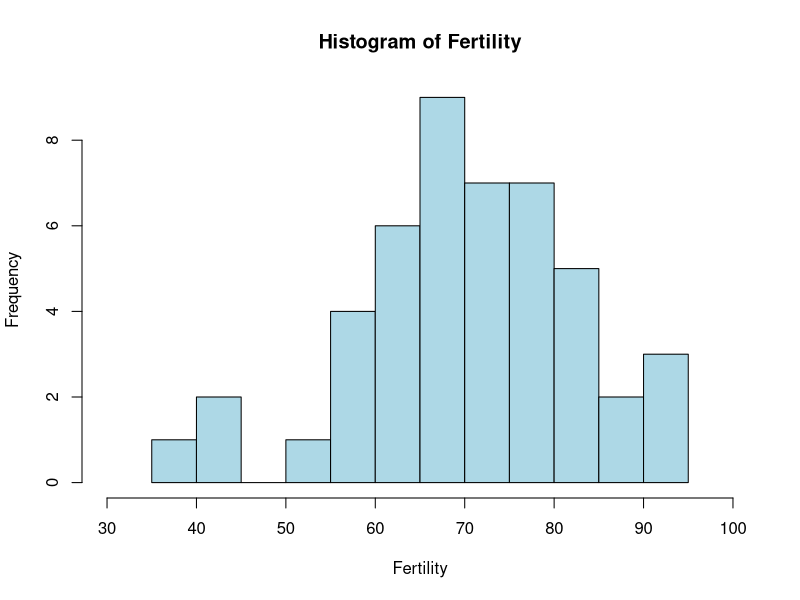
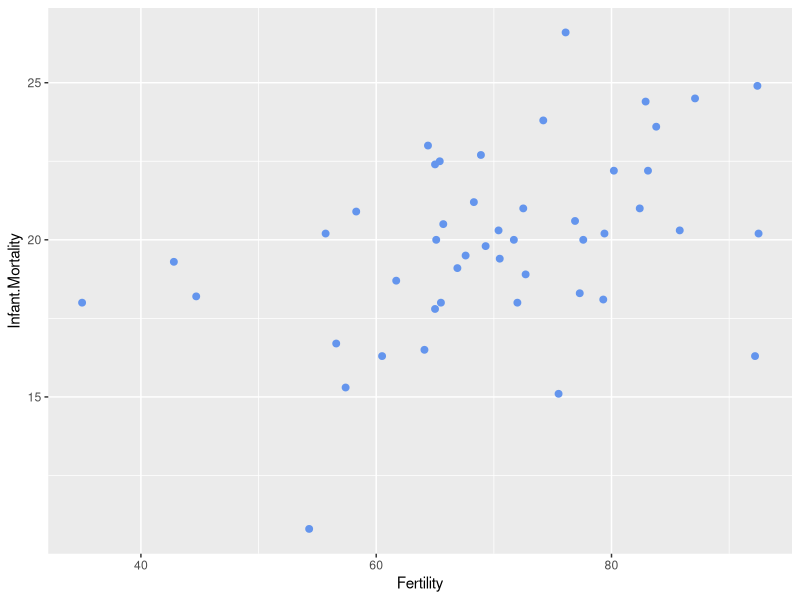
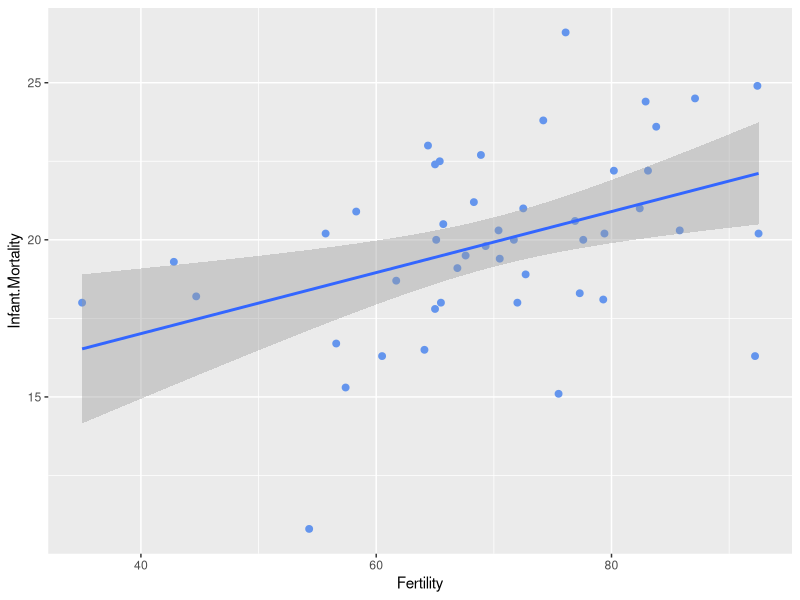

The R source for these figures, in order:
rm(list = ls())

library(tidyverse)
data(swiss)


#OPPGAVE 1a: Kalkuler gjennomsnitt, median, og standardavviket til "Fertility"
mean(swiss$Fertility)
median(swiss$Fertility)
sd(swiss$Fertility)

#OPPGAVE 1b: Vis fordelingen av observasjonsverdier til "Fertility" (hint: histogram)

hist(swiss$Fertility, main="Histogram of Fertility", xlab="Fertility", col="lightblue", border="black", breaks = 20, xlim = c(30,100))

#OPPGAVE 1c: Lag et scatterplot med "Fertility" på x-aksen og en valgfri* variabel
#på y-aksen. Kan du innhente noe informasjon fra denne grafiske fremstillingen?
# *(Ikke velg "Education")

swiss %>%
  ggplot(aes(x=Fertility, y= Infant.Mortality))+
  geom_point(size = 2, color ="cornflowerblue")

# Ser ut som at høyere fertilitetsrate betyr at man har høyere barnedødlighet

#####################################################################################


#OPPGAVE 2a: Undersøk forholdet (korrelasjonen) mellom "Fertility" og "Education"
# Forklar kort hva resultatene betyr, hvor mye av variasjonen i "Fertility" som kan
#bli forklart av "Education" (r^2), og hvilke konklusjoner som kan bli trukket
r<-cor(swiss$Fertility, swiss$Education)
cor.test(swiss$Fertility, swiss$Education)
r
r_2<- r^2
r_2
#Koeffisienten av determinasjon r^2 er ca. 0.44. Dette betyr at omtrent 44% av variasjonen i "Fertility" kan forklares av Education.

#OPPGAVE 2b: Gjenta opgave 2a, men bytt ut "Education" med variabelen du valgte i 
#oppgave 1c. Er resultatene likt resonnementet fra den grafiske tolkningen din?
r_igjen <- cor(swiss$Fertility, swiss$Infant.Mortality)
r_igjen
r_2_2 <- r_igjen^2
r_2_2
# 41% av Variasjonen i fertility kan forklares av Infant.Mortality lmao
##############################################################################
#Dere skal nå gjøre en rekke hypotesetester. Test hypotesene, og rapporter 
#hvorvidt resultatet er signifikant eller ikke

#OPPGAVE 3a: Test hypotesen: Det er forskjeller i fødselsraten mellom
#provinser hvor mer enn 70% av befolkningen er katolikker

high_catch <- subset(swiss, Catholic > 70)
low_catch <- subset(swiss, Catholic <= 70)
t.test(high_catch$Fertility, low_catch$Fertility)


#OPPGAVE 3b: Test hypotesen: Provinser med utdanning over gjennomsnittet har
# en lavere andel av befolkningen som jobber med jordbruk enn provinser med
#utdanning under gjennomsnittet (hint: alternative = "less")

#Formuler nullhypotesen med ord

mean_education <- mean(swiss$Education)
above_avg_edu <- swiss[swiss$Education > mean_education, ]
below_avg_edu <- swiss[swiss$Education <= mean_education, ]

t.test(above_avg_edu$Agriculture, below_avg_edu$Agriculture, alternative = "less")

# "Det er ingen statistisk signifikant forskjell i gjennomsnittlig andel av befolkningen som jobber med jordbruk mellom de to gruppene av provinser (de med utdanning over gjennomsnittet og de med utdanning under eller lik gjennomsnittet)."

# Den alternative hypotesen, som ble testet og støttet i det foregående resultatet, er at provinser med utdanning over gjennomsnittet har en lavere andel av befolkningen som jobber med jordbruk enn provinser med utdanning under gjennomsnittet.

#OPPGAVE 3c: Test følgende hypotese: Provinser med høy Education har lavere
# Infant.Mortality 

cor.test(swiss$Education, swiss$Infant.Mortality)

#OPPGAVE 3d: Formuler en hypotese, og test den

#Dunno tror ikke æ orke

################################################################################

#Regresjon

#OPPGAVE 4a: Gjennomfør en enkel lineær regresjon mellom to variabler (du kan 
# variablene du brukte oppgave 1c hvis du vil)

model <- lm(Fertility ~ Infant.Mortality, swiss)
summary(model)


#Oppgave 4b: Lag et scatterplot med verdiene fra regresjonen, legg til en 
# regresjonslinje på grafen (Hint: geom_smooth)

swiss %>%
  ggplot(aes(x=Fertility, y= Infant.Mortality))+
  geom_point(size = 2, color ="cornflowerblue")+
  geom_smooth(method ="lm")
